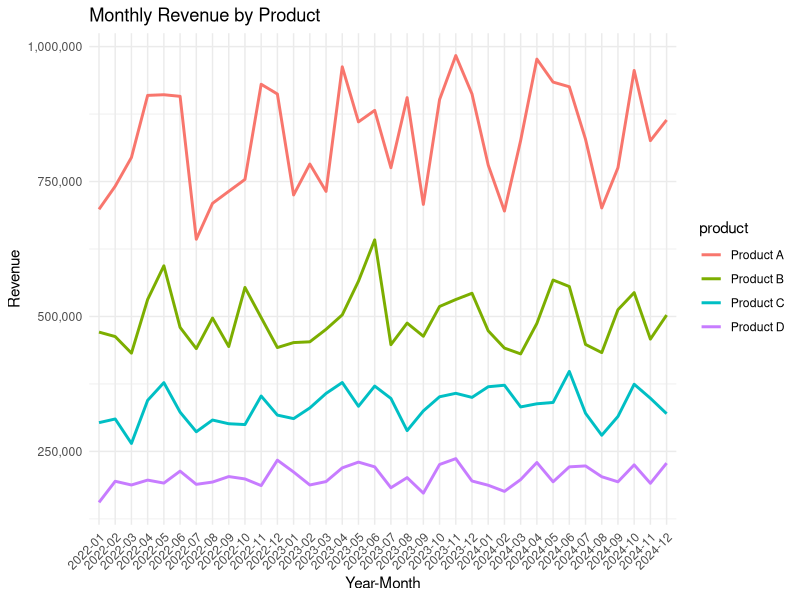
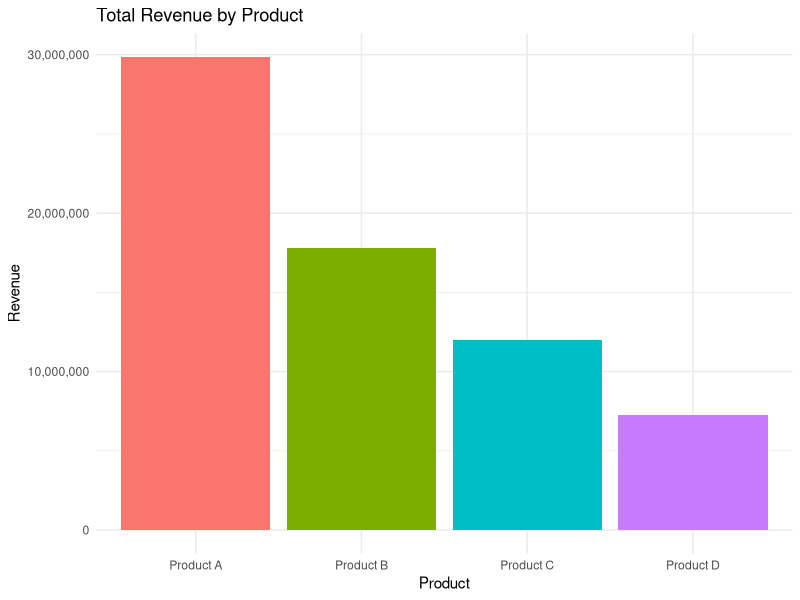
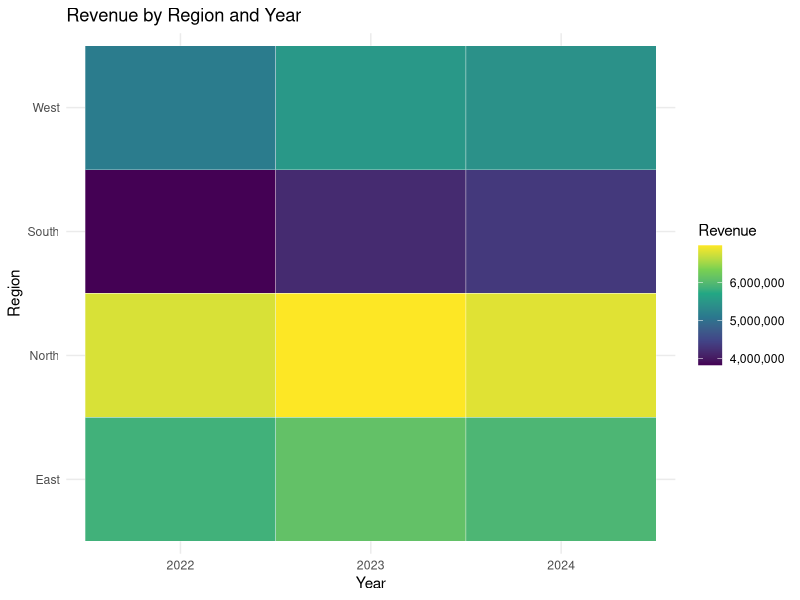
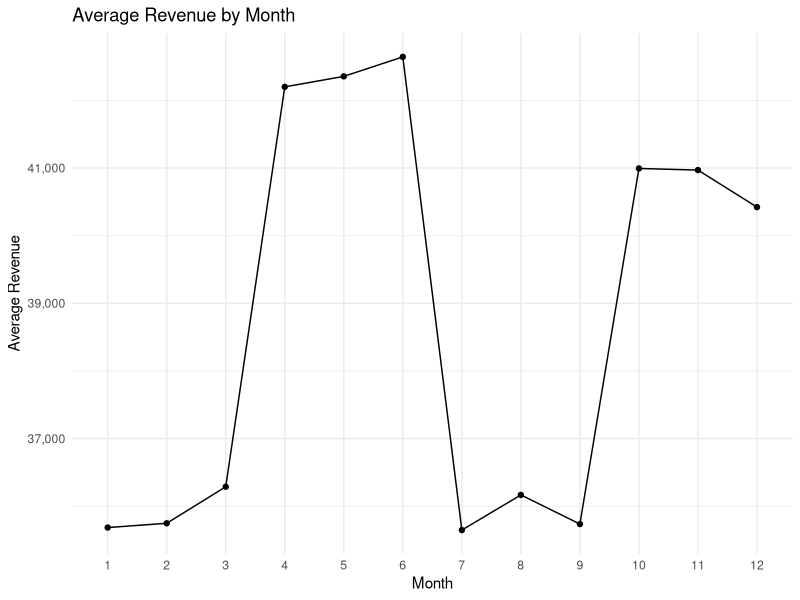

These charts were generated, in order, by the following R code:
library(dplyr)
library(readr)
library(ggplot2)
library(here)

sales <- read_csv(here("06-commercial-operations-analytics/data/cleaned_sales.csv"),
                  show_col_types = FALSE)

dir.create(here("06-commercial-operations-analytics/outputs/charts"), showWarnings = FALSE, recursive = TRUE)

# Revenue trends by product
revenue_trends <- sales %>%
  group_by(year_month, product) %>%
  summarise(revenue = sum(revenue), .groups = "drop")

ggplot(revenue_trends,
       aes(x = year_month, y = revenue, color = product, group = product)) +
  geom_line(size = 1) +
  theme_minimal() +
  theme(axis.text.x = element_text(angle = 45, hjust = 1)) +
  labs(title = "Monthly Revenue by Product",
       x = "Year-Month",
       y = "Revenue") +
  scale_y_continuous(labels = scales::comma) -> p1

ggsave(here("06-commercial-operations-analytics/outputs/charts/revenue_trends.png"), p1, width = 8, height = 4)

# Product mix (total revenue share)
product_mix <- sales %>%
  group_by(product) %>%
  summarise(revenue = sum(revenue), .groups = "drop") %>%
  mutate(share = revenue / sum(revenue))

ggplot(product_mix,
       aes(x = reorder(product, -revenue), y = revenue, fill = product)) +
  geom_col(show.legend = FALSE) +
  theme_minimal() +
  labs(title = "Total Revenue by Product",
       x = "Product",
       y = "Revenue") +
  scale_y_continuous(labels = scales::comma) -> p2

ggsave(here("06-commercial-operations-analytics/outputs/charts/product_mix.png"), p2, width = 6, height = 4)

# Regional heatmap (revenue)
regional_heatmap <- sales %>%
  group_by(region, year) %>%
  summarise(revenue = sum(revenue), .groups = "drop")

ggplot(regional_heatmap,
       aes(x = factor(year), y = region, fill = revenue)) +
  geom_tile(color = "white") +
  scale_fill_viridis_c(labels = scales::comma) +
  theme_minimal() +
  labs(title = "Revenue by Region and Year",
       x = "Year",
       y = "Region",
       fill = "Revenue") -> p3

ggsave(here("06-commercial-operations-analytics/outputs/charts/regional_heatmap.png"), p3, width = 6, height = 4)

# Seasonality: average revenue by month
seasonality <- sales %>%
  group_by(month) %>%
  summarise(avg_revenue = mean(revenue), .groups = "drop")

ggplot(seasonality,
       aes(x = factor(month), y = avg_revenue, group = 1)) +
  geom_line() +
  geom_point() +
  theme_minimal() +
  labs(title = "Average Revenue by Month",
       x = "Month",
       y = "Average Revenue") +
  scale_y_continuous(labels = scales::comma) -> p4

ggsave(here("06-commercial-operations-analytics/outputs/charts/seasonality.png"), p4, width = 6, height = 4)
